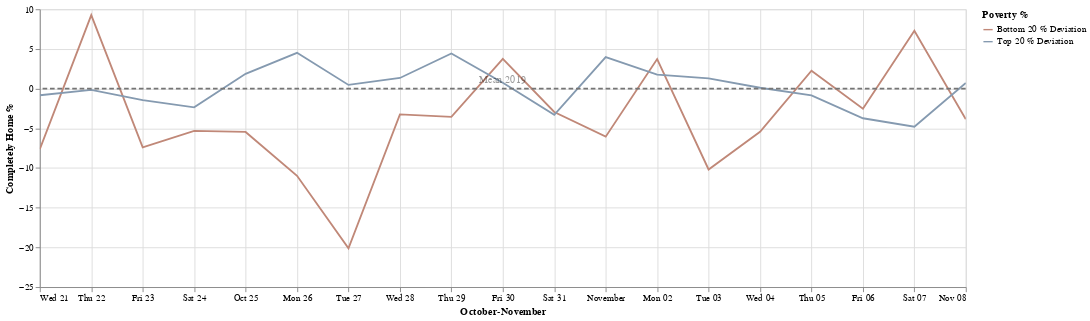

Notebook code cell kept with this figure:
### Markdown cell above
**October 28, 2020:** New York tops a half-million confirmed COVID-19 cases

### Code cell
start_date = '2020-10-20'
end_date = '2020-11-8'
df4 = apply_date_filter(df,start_date,end_date)
chart = create_chart(df4,'October-November')
chart

### Figure 1 — Vega-Lite specification as saved in the notebook (floating-point values rounded to 4 significant figures)
{"config": {"view": {"continuousHeight": 300, "continuousWidth": 400}, "range": {"category": {"scheme": ["#FF4500", "#a0aab4", "#4E79A7"]}}}, "layer": [{"data": {"name": "data-eb16e6b8f6cc189201fa9a82ea5a2ed4"}, "mark": "line", "encoding": {"color": {"type": "nominal", "field": "Poverty %"}, "x": {"type": "temporal", "field": "date", "title": "October-November"}, "y": {"type": "quantitative", "field": "completely_home_value", "title": "Completely Home %"}}, "selection": {"selector004": {"type": "interval", "bind": "scales", "encodings": ["x", "y"]}}, "transform": [{"fold": ["Bottom 20 % Deviation", "Top 20 % Deviation"], "as": ["Poverty %", "completely_home_value"]}], "width": 1000}, {"data": {"name": "data-7f3a6b86ed460c4e648f2393735a11f6"}, "mark": {"type": "rule", "color": "#757575", "size": 2, "strokeDash": [5, 3]}, "encoding": {"size": {"value": 2}, "y": {"type": "quantitative", "field": "Mean 2019"}}}, {"data": {"name": "data-d764767e7dd3b10b2c76c1355ce10ef3"}, "mark": {"type": "text", "angle": 0, "text": "Mean 2019"}, "encoding": {"opacity": {"value": 0.4}, "y": {"type": "quantitative", "field": "y"}}}], "$schema": "https://vega.github.io/schema/vega-lite/v4.8.1.json", "datasets": {"data-eb16e6b8f6cc189201fa9a82ea5a2ed4": [{"date": "2020-10-24T00:00:00+00:00", "Top 20 %": 31.84, "Bottom 20 %": 28.88, "Top 20 % Deviation": -2.354, "Bottom 20 % Deviation": -5.315}, {"date": "2020-10-21T00:00:00+00:00", "Top 20 %": 33.36, "Bottom 20 %": 26.58, "Top 20 % Deviation": -0.8362, "Bottom 20 % Deviation": -7.616}, {"date": "2020-10-29T00:00:00+00:00", "Top 20 %": 38.62, "Bottom 20 %": 30.63, "Top 20 % Deviation": 4.423, "Bottom 20 % Deviation": -3.563}, {"date": "2020-11-08T00:00:00+00:00", "Top 20 %": 34.9, "Bottom 20 %": 30.34, "Top 20 % Deviation": 0.7096, "Bottom 20 % Deviation": -3.847}, {"date": "2020-11-02T00:00:00+00:00", "Top 20 %": 35.96, "Bottom 20 %": 37.91, "Top 20 % Deviation": 1.764, "Bottom 20 % Deviation": 3.721}, {"date": "2020-11-05T00:00:00+00:00", "Top 20 %": 33.35, "Bottom 20 %": 36.46, "Top 20 % Deviation": -0.8383, "Bottom 20 % Deviation": 2.267}, {"date": "2020-11-03T00:00:00+00:00", "Top 20 %": 35.49, "Bottom 20 %": 24.01, "Top 20 % Deviation": 1.299, "Bottom 20 % Deviation": -10.18}, {"date": "2020-10-26T00:00:00+00:00", "Top 20 %": 38.71, "Bottom 20 %": 23.21, "Top 20 % Deviation": 4.515, "Bottom 20 % Deviation": -10.98}, {"date": "2020-10-27T00:00:00+00:00", "Top 20 %": 34.66, "Bottom 20 %": 14.06, "Top 20 % Deviation": 0.4687, "Bottom 20 % Deviation": -20.13}, {"date": "2020-10-28T00:00:00+00:00", "Top 20 %": 35.53, "Bottom 20 %": 30.95, "Top 20 % Deviation": 1.343, "Bottom 20 % Deviation": -3.239}, {"date": "2020-11-06T00:00:00+00:00", "Top 20 %": 30.46, "Bottom 20 %": 31.67, "Top 20 % Deviation": -3.736, "Bottom 20 % Deviation": -2.525}, {"date": "2020-11-07T00:00:00+00:00", "Top 20 %": 29.4, "Bottom 20 %": 41.5, "Top 20 % Deviation": -4.793, "Bottom 20 % Deviation": 7.304}, {"date": "2020-10-30T00:00:00+00:00", "Top 20 %": 34.93, "Bottom 20 %": 37.94, "Top 20 % Deviation": 0.7414, "Bottom 20 % Deviation": 3.75}, {"date": "2020-11-04T00:00:00+00:00", "Top 20 %": 34.3, "Bottom 20 %": 28.76, "Top 20 % Deviation": 0.1075, "Bottom 20 % Deviation": -5.437}, {"date": "2020-10-31T00:00:00+00:00", "Top 20 %": 30.9, "Bottom 20 %": 31.25, "Top 20 % Deviation": -3.291, "Bottom 20 % Deviation": -2.942}, {"date": "2020-10-22T00:00:00+00:00", "Top 20 %": 34.04, "Bottom 20 %": 43.45, "Top 20 % Deviation": -0.1527, "Bottom 20 % Deviation": 9.261}, {"date": "2020-11-01T00:00:00+00:00", "Top 20 %": 38.16, "Bottom 20 %": 28.14, "Top 20 % Deviation": 3.973, "Bottom 20 % Deviation": -6.05}, {"date": "2020-10-23T00:00:00+00:00", "Top 20 %": 32.74, "Bottom 20 %": 26.79, "Top 20 % Deviation": -1.452, "Bottom 20 % Deviation": -7.406}, {"date": "2020-10-25T00:00:00+00:00", "Top 20 %": 36.06, "Bottom 20 %": 28.74, "Top 20 % Deviation": 1.872, "Bottom 20 % Deviation": -5.456}], "data-7f3a6b86ed460c4e648f2393735a11f6": [{"Mean 2019": 0}], "data-d764767e7dd3b10b2c76c1355ce10ef3": [{"y": 1}]}}
